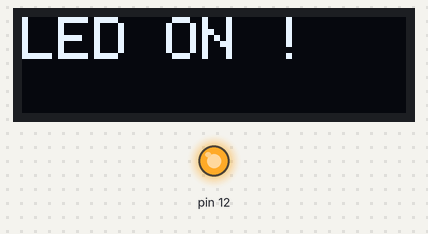
A sketch run on a simulated Arduino Uno, built with avr-gcc and run on an emulated ATmega328P. Parts: 128×32 one-colour display, output pins drawn as LEDs (lit = HIGH). What the sketch prints to the serial monitor is not drawn.

Above: at 0.1 s.
At 2.1 s:
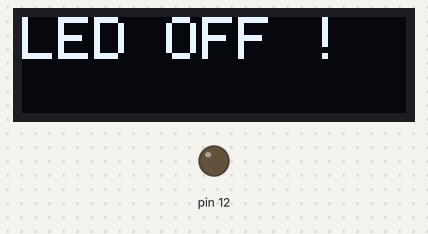
Timing chart, 0 to 130.0 s (numbered marks = the images above):
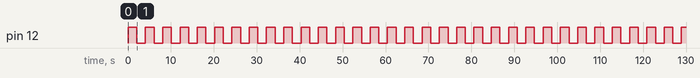

The sketch:

OLED_LED_ON_OFF.ino
```cpp
#include <Wire.h>  //scl-D1; sda-D2
#include <Adafruit_GFX.h>
#include <Adafruit_SSD1306.h>

#define SCREEN_WIDTH 128 // OLED display width, in pixels
#define SCREEN_HEIGHT 32 // OLED display height, in pixels

Adafruit_SSD1306 display(SCREEN_WIDTH, SCREEN_HEIGHT, &Wire);

void setup() {
  pinMode(12, OUTPUT);
  Serial.begin(9600);

  // SSD1306_SWITCHCAPVCC = generate display voltage from 3.3V internally
  if(!display.begin(SSD1306_SWITCHCAPVCC, 0x3C)) { // I2C Address 0x3C for 128x32
    Serial.println(F("SSD1306 allocation failed"));
    for(;;); // Don't proceed, loop forever
  }


}

void loop() {
  digitalWrite(12, HIGH);
  Serial.println("LED ON !");
  display.clearDisplay();
  display.setTextSize(2);                    // Set for small font
  display.setTextColor(WHITE);
  display.setCursor(0, 0);
  display.println("LED ON !");
  display.display();
  delay(2000);


  digitalWrite(12,LOW);
  Serial.println("LED OFF !");
  display.clearDisplay();
  display.setTextSize(2);
  display.setCursor(0, 0);                    // Set cursor to upper left
  display.println("LED OFF !");
  display.display();
  delay(2000);

}
```

Measured:
- by itself, pin 12: alternates HIGH for 2.0 s and LOW for 2.0 s
